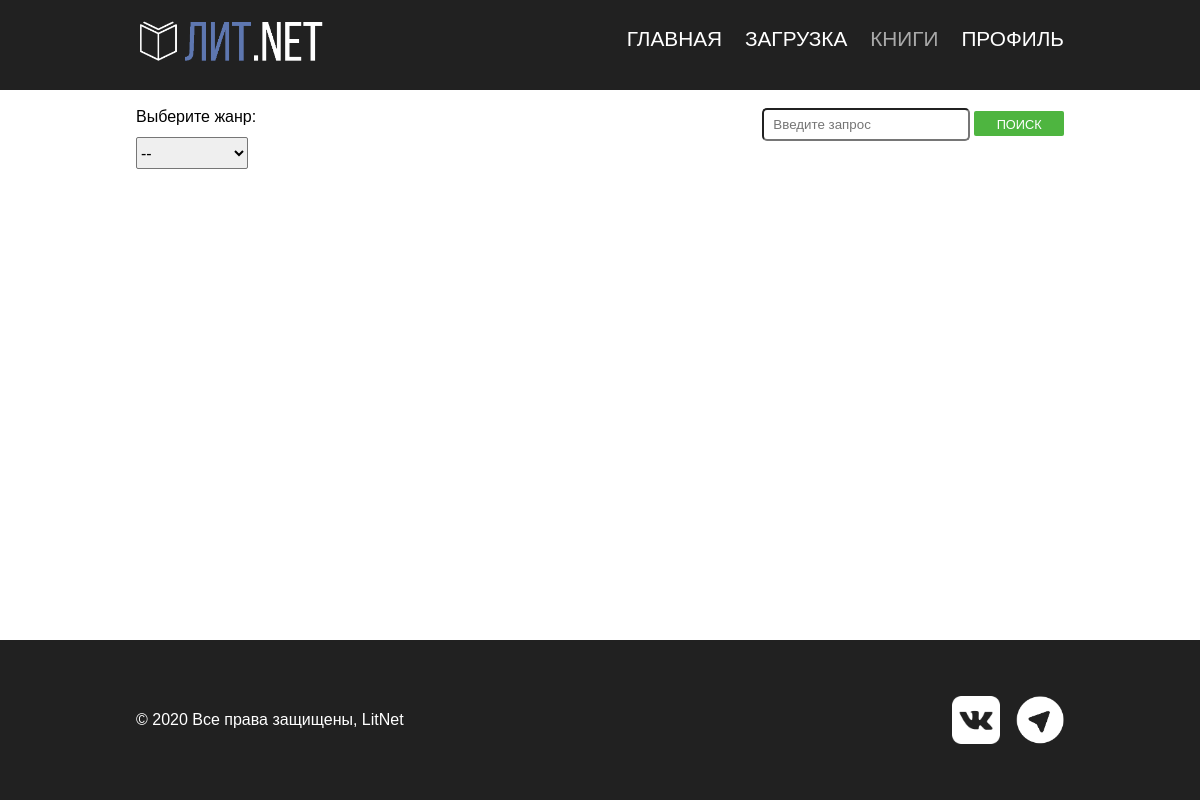
The page /books (signed in) on the database as committed earlier.
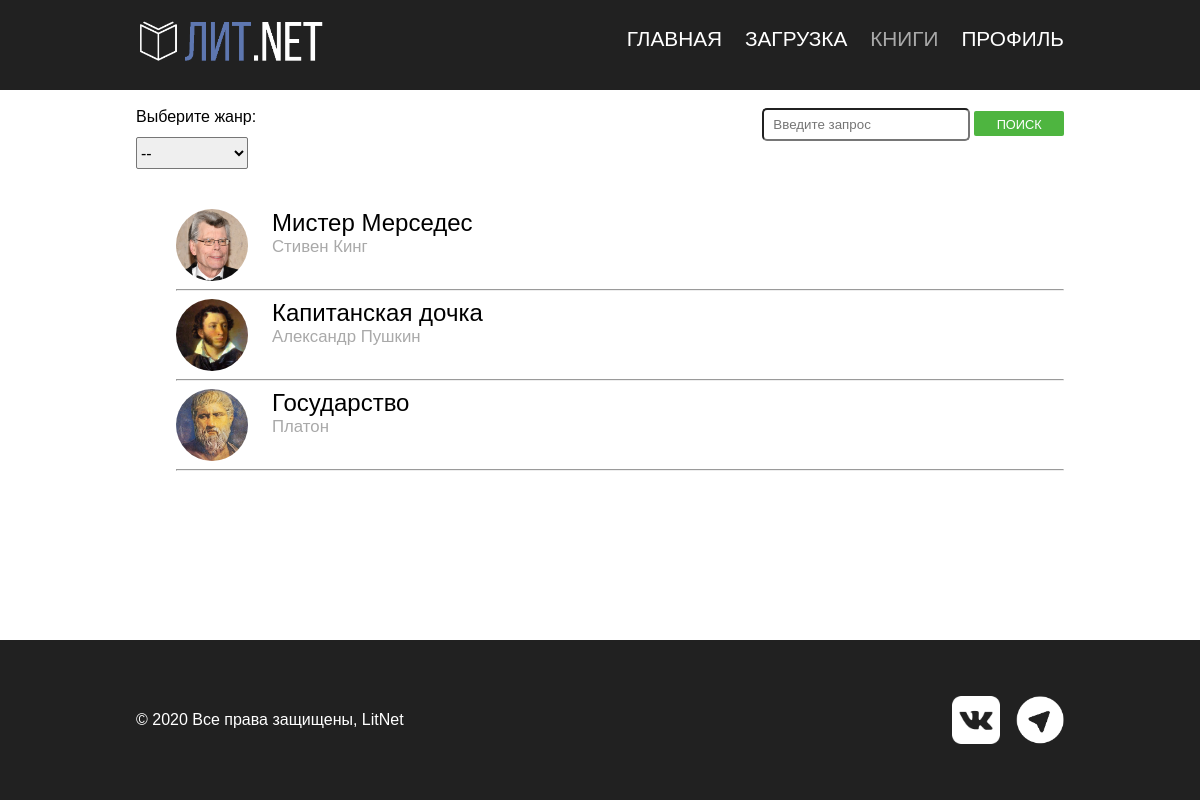
The same page on the database as committed later.
### main/models.py (models this page shows, shortened)
class Book(models.Model):
    bookname = models.CharField(max_length=120)
    author = models.CharField(max_length=120)
    style = models.CharField(max_length=120)
    desc = models.TextField()
    form = models.CharField(max_length=120)
    authorPhoto = models.CharField(max_length=120)
    book = models.CharField(max_length=120)
    uploader = models.CharField(max_length=120)

### main/views.py (the view)
# urls.py: path('books', views.books),
def books(request):
    is_login = request.session.get('user', None)
    if is_login != None:
        books = Book.objects.all()
        return render(request, 'bookList.html', {'books': books, 'year': datetime.datetime.now().year})
    return HttpResponseRedirect('/')

### main/templates/bookList.html (shortened to what this page needs)
<!DOCTYPE html>
<html lang="ru">
<head>
    {% load static %}
    <link rel="stylesheet" href="{% static 'css/animations.css' %}">
    <link rel="stylesheet" href="{% static 'css/style.css' %}" type="text/css">
</head>
<body>
    <div class="shortHeader">
        <div class="container inHeader">
            <div class="heading clearfix">
                <a href="/">
                    <img src="{% static 'image/logo.png' %}" class="logo" alt="LitNet">
                </a>
                <nav>
                    <ul class="menu">
                        <li><a href="/">Главная</a></li>
                        <li><a href="/upload">Загрузка</a></li>
                        <li><a class="currentPage" href="/books">Книги</a></li>
                        <li><a href="/me">Профиль</a></li>
                    </ul>
                </nav>
            </div>
        </div>
    </div>
    <br>
    <div class="container clearfix">
        <div class="chooseStyle">
            <span>Выберите жанр:</span>
            <div class="styles">
                <select id="styles">
                    <option>--</option>
                </select>
            </div>
        </div>
        <div class="search">
            <form method="GET">
                <input id="searchKeyWords" type="text" placeholder="  Введите запрос">
                <input id="searchStart" type="button" value="Поиск">
            </form>
        </div>
    </div>
    <div class="container">
        <ul class="bookList">
        {% for u in books %}
            <li id="{{u.id}}">
                <div class="book clearfix">
                    <a href="/books/{{u.book}}">
                        <img src="../static/image/{{u.authorPhoto}}" class="author">
                    </a>
                    <div class="aboutBook">
                        <span class="bookName"><a href="/books/{{u.book}}">{{u.bookname}}</a></span>
                        <span class="authorName"><a href="/books/{{u.book}}">{{u.author}}</a></span>
                    </div>
                </div>
                <hr>
            </li>
        {% endfor %}
        </ul>
    </div>
    <div class="footer" id="shortPageFooter">
        <div class="container rights center">
            <span>© {{year}} Все права защищены, LitNet</span>
            <a href="https://vk.com/nikolayevv"><img class="footerImage" src="{% static 'image/VK.png' %}" alt="Соцсеть"></a>
            <a href="https://tele.gg/nikolayevv"><img class="footerImage" src="{% static 'image/TG.png' %}" alt="Соцсеть"></a>
        </div>
    </div>
</body>

### main/static/css/style.css (style rules this page uses)
body { margin-top: 0; margin-right: 0; margin-bottom: 0; margin-left: 0; font-family: sans-serif; }
.clearfix:after { content: ''; display: table; width: 100%; }
a { text-decoration: none; }
.shortHeader { height: 90px; background-color: #212121; }
.container { width: 58em; margin: 0 auto; }
.logo { margin-top: 1.1em; width: 12em; float: left; }
nav { float: right; margin-top: 1.7em; }
.menu { padding: 0; margin: 0; font-family: sans-serif; font-size: 1.3em; text-decoration: none; text-align: left; text-indent: 1.1em; text-transform: uppercase; }
.menu li { float: left; display: block; word-spacing: 1.5em; }
.menu li a { color: #fff; text-decoration: none; }
.bookList li { list-style-type: none; }
.book { font-size: 1.5em; text-decoration: none; color: #000; display: block; }
.author { border-radius: 50%; width: 3em; float: left; }
.aboutBook { margin-left: 1em; text-decoration: none; float: left; }
.bookName a { font-size: 1em; color: #000; display: block; text-decoration: none; }
.authorName a { font-size: 0.7em; color: darkgrey; display: block; text-decoration: none; }
.styles select { width: 9em; height: 2em; font-size: 1em; border-radius: 2px; width: 7em; padding: 6px 0; margin-top: 0.7em; margin-bottom: 1.5em; }
.chooseStyle { float: left; }
.search { float: right; }
.search input { border-radius: 5px; width: 15em; height: 2em; }
.footer { height: 10em; background-color: #212121; }
#searchStart { background: #4eb540; color: #fff; font-size: 0.8em; text-decoration: none; text-transform: uppercase; border-radius: 2px; width: 7em; padding: 6px 0; margin: 0 auto; text-align: center; cursor: pointer; border: 0; }
.currentPage { color: darkgray !important; }
.rights { padding-top: 3.5em; }
.rights span { color: #FFF; }
.footerImage { width: 3em; height: 3em; padding-left: 1em; float: right; }
#shortPageFooter { width: 100%; position: fixed; left: 0; bottom: 0; }
.center { display: flex; align-items: center; }
.center > span { margin-right: auto; }

Rows that differ between the two databases and show on the page:
added Book: authorPhoto (picture), bookname "Мистер Мерседес", author "Стивен Кинг"
added Book: authorPhoto (picture), bookname "Капитанская дочка", author "Александр Пушкин"
added Book: authorPhoto (picture), bookname "Государство", author "Платон"
